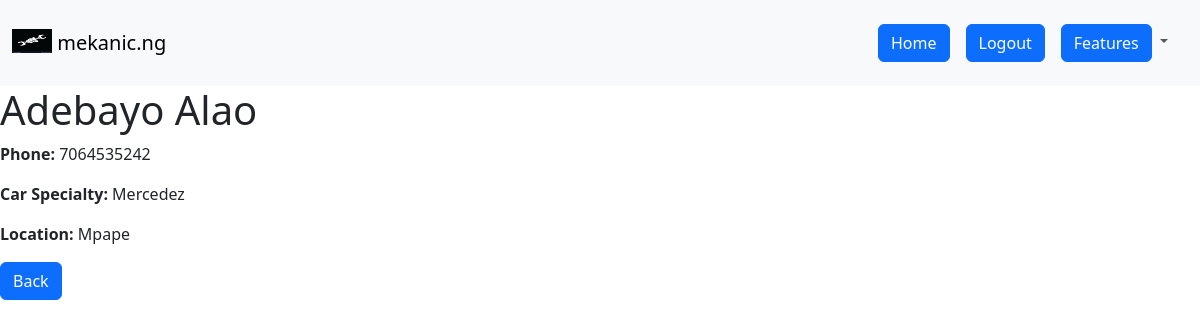
The page /mechanic-item/2 (signed in) on the database its author committed.
### main.py (models this page shows)
class MechanicList(db.Model):
    id = db.Column(db.Integer, primary_key=True)
    name = db.Column(db.String(100), nullable=False)
    location = db.Column(db.String(100), nullable=False)
    phone = db.Column(db.Integer, nullable=False, unique=True)
    specialty = db.Column(db.String(30), nullable=False)

### main.py (the view)
@app.route("/mechanic-item/<id_>", methods=["GET"])
@login_required
def mechanic_item(id_):
    mechanic = db.get_or_404(MechanicList, id_)
    return render_template("mechanic_item.html", current_user=current_user, mechanic=mechanic)

### main.py (called while the page is built)
@login_manager.user_loader
def load_user(user_id):
    return db.get_or_404(User, user_id)

### templates/mechanic_item.html
{% extends "base.html" %}
{% block content %}
<div><h1>{{mechanic.name}}</h1>
<p><b>Phone:</b> {{mechanic.phone}}</p>
<p><b>Car Specialty:</b> {{mechanic.specialty}}</p>
<p><b>Location:</b> {{mechanic.location}}</p>
</div>
<a href="{{url_for('full_list')}}" class="btn btn-primary">Back</a>
{% endblock %}

### static/styles.css (style rules this page uses)
html { color: purple }

### rows shown on the page
MechanicList: name "Adebayo Alao", phone "7064535242", specialty "Mercedez", location "Mpape"
